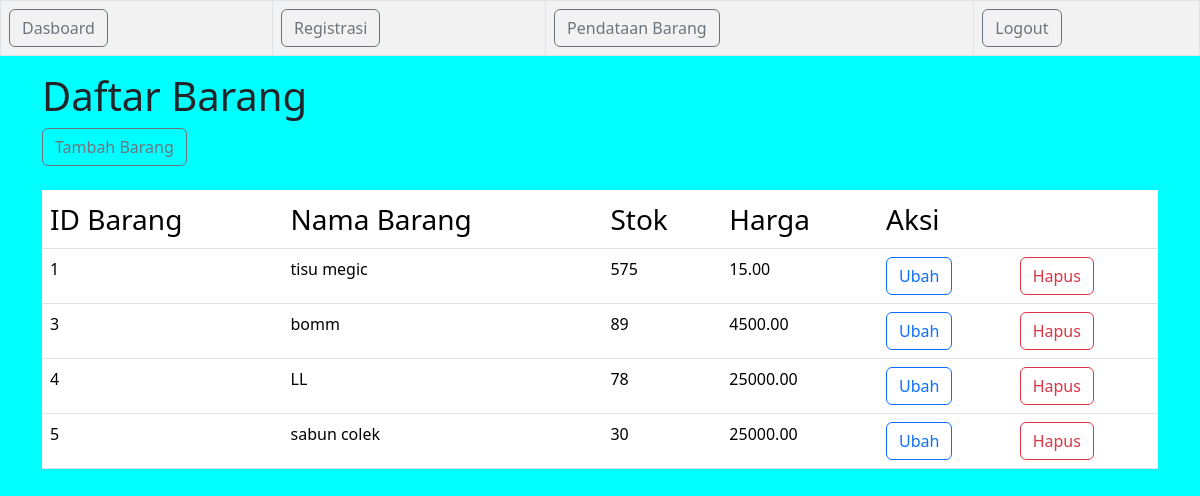
/admin/v_daftar_barang.php (signed in), run on the app's committed database.
### tables this page shows
CREATE TABLE `tb_barang` (
  `id_barang` int(11) NOT NULL,
  `nama_barang` varchar(225) NOT NULL,
  `stok_barang` int(11) NOT NULL,
  `harga_barang` decimal(10,2) NOT NULL
);

### admin/v_daftar_barang.php (the view, shortened to what this page needs)
<!DOCTYPE html>
<html lang="en">
<head>
  <link rel="stylesheet" href="	https://cdn.jsdelivr.net/npm/bootstrap@5.3.2/dist/css/bootstrap.min.css">
</head>
<body style="background-color: aqua;">
  <?php include "navbar.php"; ?>
  <div class="container">
  <h1>Daftar Barang</h1>
  <a href="v_tambah_barang.php" class="btn btn-outline-secondary">Tambah Barang</a>
  <br>
  <br>
  <table class="table table-hover">
    <tr>
      <td class="fs-3">ID Barang</td>
      <td class="fs-3">Nama Barang</td>
      <td class="fs-3">Stok</td>
      <td class="fs-3">Harga</td>
      <td colspan="2" class="fs-3">Aksi</td>
    </tr>
    <?php
    include "../config.php";
    $sql = mysqli_query($koneksi, 'SELECT * FROM tb_barang ');
    foreach ($sql as $barang) {
    ?>
      <tr>
        <td><?= $barang['id_barang'] ?> </td>
        <td><?= $barang['nama_barang'] ?></td>
        <td><?= $barang['stok_barang'] ?></td>
        <td><?= $barang['harga_barang'] ?></td>
        <td><a href="v_ubah_barang.php?id_barang=<?= $barang['id_barang'] ?>" class="btn btn-outline-primary">Ubah</a></td>
        <td><a href="m_hapus_barang.php?id_barang=<?= $barang['id_barang'] ?>" class="btn btn-outline-danger">Hapus</a></td>
      </tr>
    <?php } ?>
  </table>
  </div>
</body>
</html>

### data on the page
tb_barang: id_barang "1", nama_barang "tisu megic", stok_barang "575", harga_barang "15.00"
tb_barang: id_barang "3", nama_barang "bomm", stok_barang "89", harga_barang "4500.00"
tb_barang: id_barang "4", nama_barang "LL", stok_barang "78", harga_barang "25000.00"
tb_barang: id_barang "5", nama_barang "sabun colek", stok_barang "30", harga_barang "25000.00"
